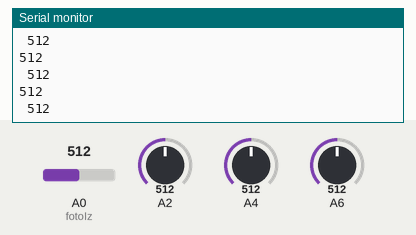
This sketch was run on a simulated Arduino Uno, built with avr-gcc and run on an emulated ATmega328P. Parts: the last lines printed to the serial monitor. The test bench sets the inputs (shaded band); at power-on: A0 (fotoIz) = 512, A6 = 512, A4 = 512, A2 = 512.

Above: at 1.2 s.
1.3 s: A0 (fotoIz) set to 716
At 2.42 s:
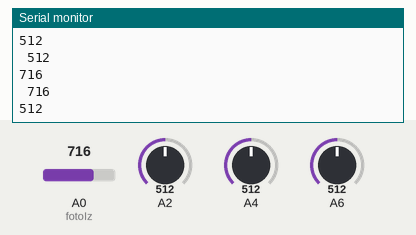
2.8 s: A6 set to 306
At 2.82 s:
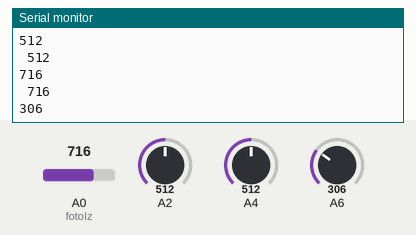
4.3 s: A0 (fotoIz) set to 900
At 4.43 s:
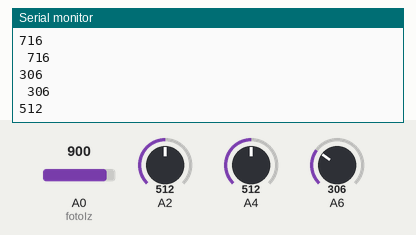
5.8 s: A4 set to 992
At 5.84 s:
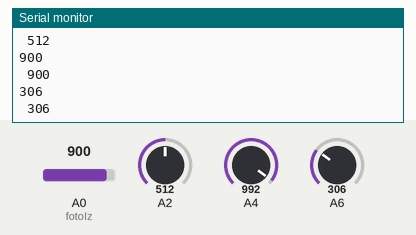
7.3 s: A6 set to 30
At 7.35 s:
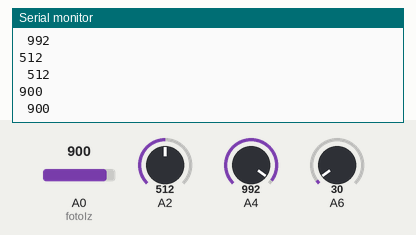
Timing chart, 0 to 9.8 s (numbered marks = the images above; inputs shaded):
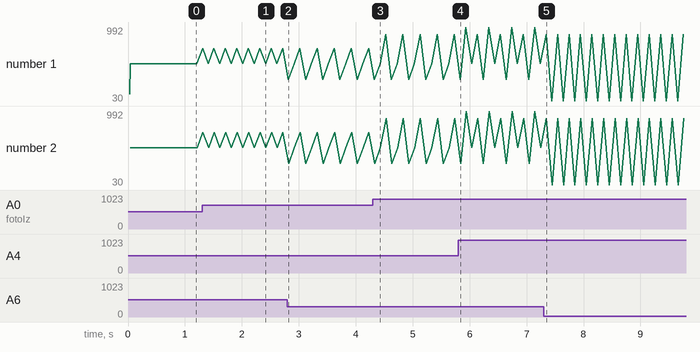

The sketch:

Fotoresistencias.ino
```cpp
int fotoIz = A0; //Establecer pin A0 para fotorecistencia
int fotoDe = A1;
int IntIz = 0;
int IntDe = 0;


void setup()
{

  pinMode (A0,INPUT);  //Establecer pin como entrada
  pinMode (A1, INPUT);
  Serial.begin(9600);
  Serial.println("FotoIzquierda, FotoDerecha/100");
  Serial.println(120);
}

void loop()
{
  fotoIz = analogRead(fotoIz);
  fotoDe = analogRead(fotoDe);
  //fotoIz = random(95,100);
  //fotoDe = random(95,100);

  Serial.println(fotoIz);
  Serial.print(" ");
  Serial.println(fotoDe);
  delay(100);


}
```

Measured:
- after the input at 1.3 s, the serial monitor: prints a new line at once (image 1)
- after the input at 2.8 s, the serial monitor: prints a new line at once (image 2)
- plotted number 1: 512 → 716 after the input at 1.3 s, 716 → 900 after the input at 4.3 s
- plotted number 2: 512 → 716 after the input at 1.3 s, 716 → 900 after the input at 4.3 s
